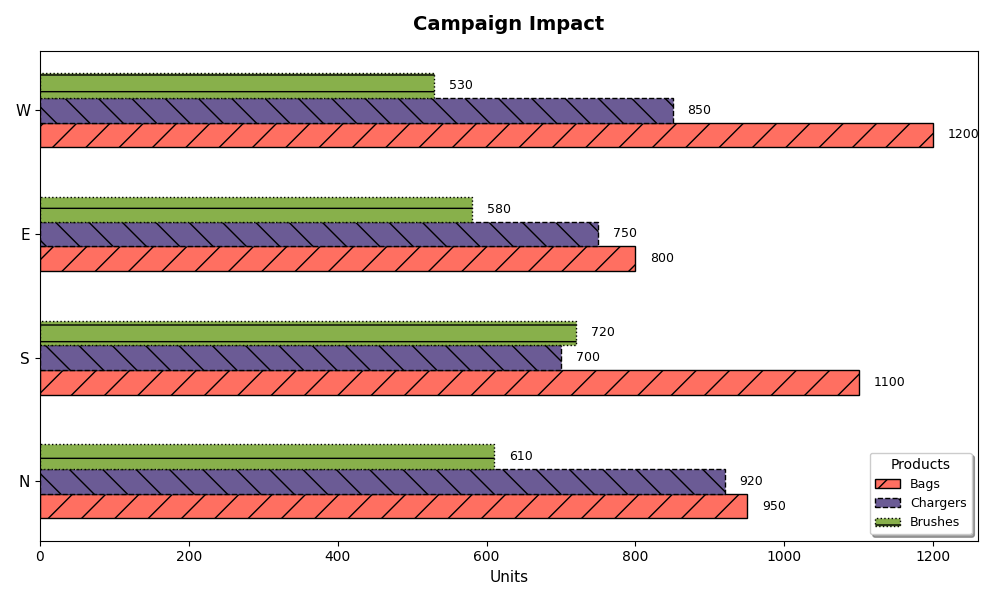

The script that drew this image:
import matplotlib.pyplot as plt
import numpy as np

regions = ['N', 'S', 'E', 'W']
reusable_bags = [950, 1100, 800, 1200]
solar_chargers = [920, 700, 750, 850]
bamboo_toothbrushes = [610, 720, 580, 530]

fig, ax = plt.subplots(figsize=(10, 6))
bar_width = 0.2
y_pos = np.arange(len(regions))

ax.barh(y_pos - bar_width, reusable_bags, bar_width, label='Bags', color='#ff6f61', edgecolor='black', linestyle='-', hatch='/')
ax.barh(y_pos, solar_chargers, bar_width, label='Chargers', color='#6b5b95', edgecolor='black', linestyle='--', hatch='\\')
ax.barh(y_pos + bar_width, bamboo_toothbrushes, bar_width, label='Brushes', color='#88b04b', edgecolor='black', linestyle=':', hatch='-')

ax.set_yticks(y_pos)
ax.set_yticklabels(regions, fontsize=11)
ax.set_xlabel('Units', fontsize=11)
ax.set_title('Campaign Impact', fontsize=14, fontweight='bold', pad=15)

ax.legend(title='Products', loc='lower right', fontsize=9, shadow=True, fancybox=True)

plt.grid(visible=False)

for i in range(len(regions)):
    ax.text(reusable_bags[i] + 20, i - bar_width, str(reusable_bags[i]), va='center', color='black', fontsize=9)
    ax.text(solar_chargers[i] + 20, i, str(solar_chargers[i]), va='center', color='black', fontsize=9)
    ax.text(bamboo_toothbrushes[i] + 20, i + bar_width, str(bamboo_toothbrushes[i]), va='center', color='black', fontsize=9)

plt.tight_layout()
plt.show()
